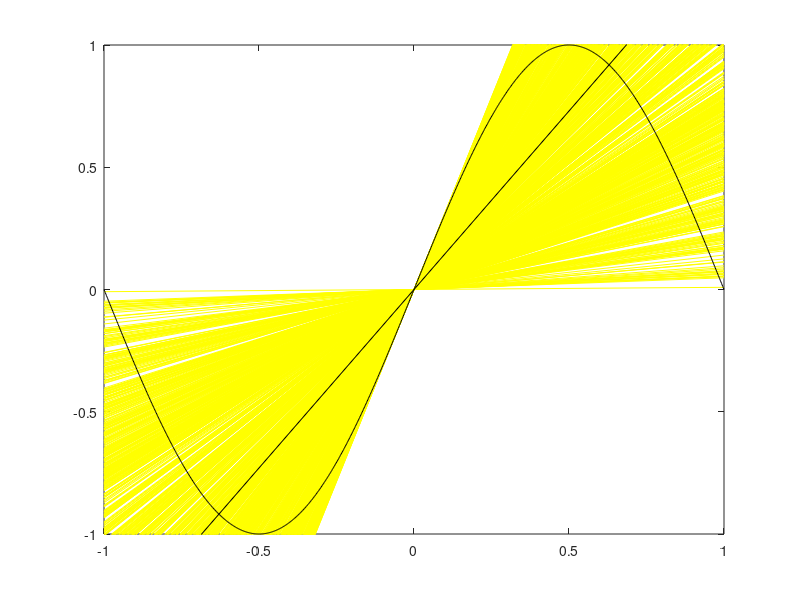

MATLAB code to generate this figure:
clc;

r = 1000; %runs
e = 2; %examples

%f:[-1,1]->R
%f(x) = sin(pi*X)

X=linspace(-1,1,r);
Y=sin(pi*X);

i = r;

A = zeros(1,r);

while i > 0
    
    E = fix (unifrnd (1, r, e, 1)); 
    
    Xr = X(E);
    Yr = Y(E);
        
    a = Yr * pinv(Xr);
        
    A(i) = a;
    
    plot([-1;1],[a*-1;a*1],'color','y');
    hold on;
    
    i = i - 1;
    
end

plot(X,Y,'color','k'), axis([-1 1 -1 1]);
hold on;

aavg = (round(mean(A)*100))/100;

Yaavg = aavg * X;

bias = (round(((sum((Y - Yaavg).^2))/r)*100))/100;

V = zeros(1,r);

for c = 1 : r
   
    Ya = A(c) * X;
    V(c) = (round(((sum((Ya - Yaavg).^2))/r)*100))/100;
     
end

variance = mean(V);

plot([-1;1],[aavg*-1;aavg*1],'color','k');
hold off;

fprintf('Average a: %f\n', aavg);
fprintf('Bias: %f\n', bias);
fprintf('Variance: %f\n', variance);
